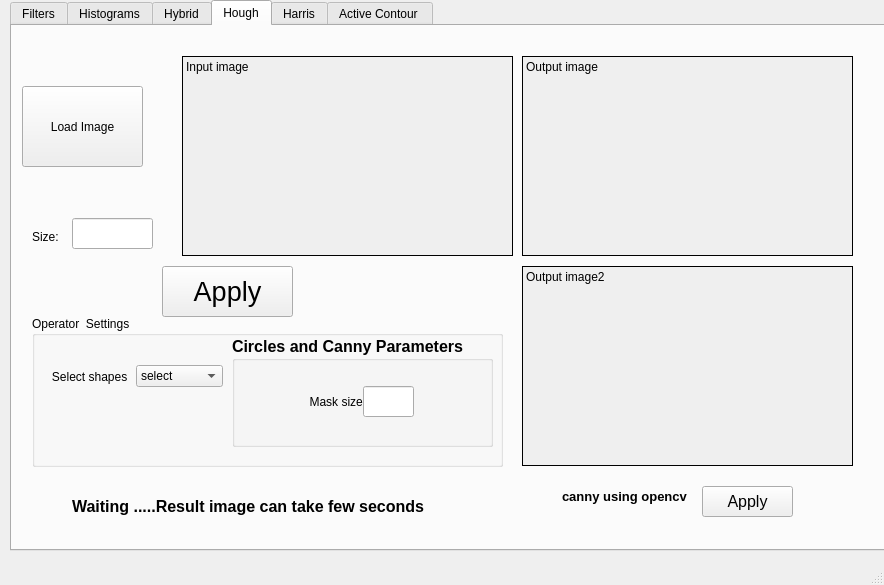
<?xml version="1.0" encoding="UTF-8"?>
<ui version="4.0">
 <class>MainWindow</class>
 <widget class="QMainWindow" name="MainWindow">
  <property name="geometry">
   <rect>
    <x>0</x>
    <y>0</y>
    <width>884</width>
    <height>585</height>
   </rect>
  </property>
  <property name="minimumSize">
   <size>
    <width>800</width>
    <height>0</height>
   </size>
  </property>
  <property name="windowTitle">
   <string>MainWindow</string>
  </property>
  <widget class="QWidget" name="centralwidget">
   <widget class="QTabWidget" name="activecontour">
    <property name="enabled">
     <bool>true</bool>
    </property>
    <property name="geometry">
     <rect>
      <x>10</x>
      <y>0</y>
      <width>889</width>
      <height>551</height>
     </rect>
    </property>
    <property name="autoFillBackground">
     <bool>true</bool>
    </property>
    <property name="currentIndex">
     <number>3</number>
    </property>
    <widget class="QWidget" name="tab_filters">
     <attribute name="title">
      <string>Filters</string>
     </attribute>
     <widget class="QLabel" name="label_filters_input">
      <property name="geometry">
       <rect>
        <x>180</x>
        <y>30</y>
        <width>331</width>
        <height>231</height>
       </rect>
      </property>
      <property name="autoFillBackground">
       <bool>true</bool>
      </property>
      <property name="frameShape">
       <enum>QFrame::Box</enum>
      </property>
      <property name="text">
       <string>Input image</string>
      </property>
      <property name="scaledContents">
       <bool>true</bool>
      </property>
      <property name="alignment">
       <set>Qt::AlignLeading|Qt::AlignLeft|Qt::AlignTop</set>
      </property>
     </widget>
     <widget class="QLabel" name="label_filters_output">
      <property name="geometry">
       <rect>
        <x>520</x>
        <y>30</y>
        <width>331</width>
        <height>231</height>
       </rect>
      </property>
      <property name="autoFillBackground">
       <bool>true</bool>
      </property>
      <property name="frameShape">
       <enum>QFrame::Box</enum>
      </property>
      <property name="text">
       <string>Output image</string>
      </property>
      <property name="textFormat">
       <enum>Qt::PlainText</enum>
      </property>
      <property name="scaledContents">
       <bool>true</bool>
      </property>
      <property name="alignment">
       <set>Qt::AlignLeading|Qt::AlignLeft|Qt::AlignTop</set>
      </property>
     </widget>
     <widget class="QPushButton" name="pushButton_filters_load">
      <property name="geometry">
       <rect>
        <x>20</x>
        <y>30</y>
        <width>121</width>
        <height>81</height>
       </rect>
      </property>
      <property name="text">
       <string>Load Image</string>
      </property>
     </widget>
     <widget class="QLabel" name="label">
      <property name="geometry">
       <rect>
        <x>30</x>
        <y>140</y>
        <width>41</width>
        <height>21</height>
       </rect>
      </property>
      <property name="text">
       <string>Name:</string>
      </property>
     </widget>
     <widget class="QLabel" name="label_2">
      <property name="geometry">
       <rect>
        <x>30</x>
        <y>190</y>
        <width>31</width>
        <height>21</height>
       </rect>
      </property>
      <property name="text">
       <string>Size:</string>
      </property>
     </widget>
     <widget class="QGroupBox" name="groupBox">
      <property name="geometry">
       <rect>
        <x>30</x>
        <y>300</y>
        <width>751</width>
        <height>111</height>
       </rect>
      </property>
      <property name="title">
       <string>Filter Settings</string>
      </property>
      <widget class="QWidget" name="horizontalLayoutWidget">
       <property name="geometry">
        <rect>
         <x>10</x>
         <y>10</y>
         <width>311</width>
         <height>41</height>
        </rect>
       </property>
       <layout class="QHBoxLayout" name="horizontalLayout">
        <item>
         <widget class="QLabel" name="label_3">
          <property name="text">
           <string>       Add noise</string>
          </property>
         </widget>
        </item>
        <item>
         <widget class="QComboBox" name="comboBox">
          <property name="currentText">
           <string>Select</string>
          </property>
          <item>
           <property name="text">
            <string>Select</string>
           </property>
          </item>
          <item>
           <property name="text">
            <string>Gaussian</string>
           </property>
          </item>
          <item>
           <property name="text">
            <string>Uniform</string>
           </property>
          </item>
          <item>
           <property name="text">
            <string>Salt-papper</string>
           </property>
          </item>
         </widget>
        </item>
       </layout>
      </widget>
      <widget class="QGroupBox" name="groupBox_2">
       <property name="geometry">
        <rect>
         <x>380</x>
         <y>30</y>
         <width>311</width>
         <height>71</height>
        </rect>
       </property>
       <property name="title">
        <string>Additional Parameters</string>
       </property>
       <widget class="QLabel" name="label_5">
        <property name="geometry">
         <rect>
          <x>40</x>
          <y>20</y>
          <width>152</width>
          <height>39</height>
         </rect>
        </property>
        <property name="text">
         <string>                          Mask size</string>
        </property>
       </widget>
       <widget class="QLineEdit" name="lineEdit_3">
        <property name="geometry">
         <rect>
          <x>170</x>
          <y>20</y>
          <width>41</width>
          <height>41</height>
         </rect>
        </property>
       </widget>
      </widget>
      <widget class="QWidget" name="horizontalLayoutWidget_2">
       <property name="geometry">
        <rect>
         <x>10</x>
         <y>60</y>
         <width>311</width>
         <height>41</height>
        </rect>
       </property>
       <layout class="QHBoxLayout" name="horizontalLayout_2">
        <item>
         <widget class="QLabel" name="label_4">
          <property name="text">
           <string>      Select Filter</string>
          </property>
         </widget>
        </item>
        <item>
         <widget class="QComboBox" name="comboBox_2">
          <property name="currentText">
           <string>Select</string>
          </property>
          <item>
           <property name="text">
            <string>Select</string>
           </property>
          </item>
          <item>
           <property name="text">
            <string>Gaussian</string>
           </property>
          </item>
          <item>
           <property name="text">
            <string>Mean</string>
           </property>
          </item>
          <item>
           <property name="text">
            <string>Median</string>
           </property>
          </item>
          <item>
           <property name="text">
            <string>Sobel</string>
           </property>
          </item>
          <item>
           <property name="text">
            <string>Roberts</string>
           </property>
          </item>
          <item>
           <property name="text">
            <string>Prewitt</string>
           </property>
          </item>
          <item>
           <property name="text">
            <string>Canny</string>
           </property>
          </item>
         </widget>
        </item>
       </layout>
      </widget>
     </widget>
     <widget class="QLineEdit" name="lineEdit">
      <property name="geometry">
       <rect>
        <x>70</x>
        <y>140</y>
        <width>101</width>
        <height>20</height>
       </rect>
      </property>
     </widget>
     <widget class="QLineEdit" name="lineEdit_2">
      <property name="geometry">
       <rect>
        <x>70</x>
        <y>190</y>
        <width>51</width>
        <height>31</height>
       </rect>
      </property>
     </widget>
    </widget>
    <widget class="QWidget" name="tab_histograms">
     <attribute name="title">
      <string>Histograms</string>
     </attribute>
     <widget class="QPushButton" name="pushButton_histograms_load">
      <property name="geometry">
       <rect>
        <x>40</x>
        <y>20</y>
        <width>121</width>
        <height>81</height>
       </rect>
      </property>
      <property name="text">
       <string>Load image</string>
      </property>
     </widget>
     <widget class="QLabel" name="label_histograms_input">
      <property name="geometry">
       <rect>
        <x>171</x>
        <y>20</y>
        <width>241</width>
        <height>171</height>
       </rect>
      </property>
      <property name="autoFillBackground">
       <bool>true</bool>
      </property>
      <property name="frameShape">
       <enum>QFrame::Box</enum>
      </property>
      <property name="text">
       <string>Input image</string>
      </property>
      <property name="scaledContents">
       <bool>true</bool>
      </property>
      <property name="alignment">
       <set>Qt::AlignLeading|Qt::AlignLeft|Qt::AlignTop</set>
      </property>
     </widget>
     <widget class="QLabel" name="label_histograms_output">
      <property name="geometry">
       <rect>
        <x>421</x>
        <y>20</y>
        <width>261</width>
        <height>171</height>
       </rect>
      </property>
      <property name="autoFillBackground">
       <bool>true</bool>
      </property>
      <property name="frameShape">
       <enum>QFrame::Box</enum>
      </property>
      <property name="text">
       <string>Output image</string>
      </property>
      <property name="scaledContents">
       <bool>true</bool>
      </property>
      <property name="alignment">
       <set>Qt::AlignLeading|Qt::AlignLeft|Qt::AlignTop</set>
      </property>
     </widget>
     <widget class="QLabel" name="label_10">
      <property name="geometry">
       <rect>
        <x>20</x>
        <y>160</y>
        <width>71</width>
        <height>21</height>
       </rect>
      </property>
      <property name="text">
       <string>Size:</string>
      </property>
     </widget>
     <widget class="QLineEdit" name="lineEdit_4">
      <property name="geometry">
       <rect>
        <x>50</x>
        <y>150</y>
        <width>91</width>
        <height>41</height>
       </rect>
      </property>
     </widget>
     <widget class="QComboBox" name="comboBox_7">
      <property name="geometry">
       <rect>
        <x>700</x>
        <y>20</y>
        <width>131</width>
        <height>22</height>
       </rect>
      </property>
      <item>
       <property name="text">
        <string>Select Effect to  image </string>
       </property>
      </item>
      <item>
       <property name="text">
        <string>Normalize</string>
       </property>
      </item>
      <item>
       <property name="text">
        <string>Equalize </string>
       </property>
      </item>
      <item>
       <property name="text">
        <string>Global Thresholding </string>
       </property>
      </item>
      <item>
       <property name="text">
        <string>Local Thresholding</string>
       </property>
      </item>
     </widget>
     <widget class="QComboBox" name="comboBox_8">
      <property name="geometry">
       <rect>
        <x>700</x>
        <y>240</y>
        <width>121</width>
        <height>22</height>
       </rect>
      </property>
      <item>
       <property name="text">
        <string>Select curve </string>
       </property>
      </item>
      <item>
       <property name="text">
        <string>Cumlative curve </string>
       </property>
      </item>
      <item>
       <property name="text">
        <string>distribution curve</string>
       </property>
      </item>
      <item>
       <property name="text">
        <string/>
       </property>
      </item>
     </widget>
     <widget class="QComboBox" name="comboBox_9">
      <property name="geometry">
       <rect>
        <x>10</x>
        <y>210</y>
        <width>141</width>
        <height>22</height>
       </rect>
      </property>
      <item>
       <property name="text">
        <string>select color of histogram</string>
       </property>
      </item>
      <item>
       <property name="text">
        <string>Red</string>
       </property>
      </item>
      <item>
       <property name="text">
        <string>Green </string>
       </property>
      </item>
      <item>
       <property name="text">
        <string>Blue </string>
       </property>
      </item>
      <item>
       <property name="text">
        <string>color </string>
       </property>
      </item>
      <item>
       <property name="text">
        <string>color lines </string>
       </property>
      </item>
      <item>
       <property name="text">
        <string>Gray </string>
       </property>
      </item>
     </widget>
     <widget class="PlotWidget" name="output_histogram">
      <property name="geometry">
       <rect>
        <x>421</x>
        <y>201</y>
        <width>261</width>
        <height>200</height>
       </rect>
      </property>
      <property name="autoFillBackground">
       <bool>true</bool>
      </property>
     </widget>
     <widget class="PlotWidget" name="input_histogram">
      <property name="geometry">
       <rect>
        <x>169</x>
        <y>201</y>
        <width>241</width>
        <height>200</height>
       </rect>
      </property>
      <property name="autoFillBackground">
       <bool>true</bool>
      </property>
     </widget>
     <widget class="QLabel" name="label_6">
      <property name="geometry">
       <rect>
        <x>431</x>
        <y>201</y>
        <width>91</width>
        <height>16</height>
       </rect>
      </property>
      <property name="text">
       <string>output histogram</string>
      </property>
     </widget>
     <widget class="QLabel" name="label_26">
      <property name="geometry">
       <rect>
        <x>179</x>
        <y>201</y>
        <width>81</width>
        <height>16</height>
       </rect>
      </property>
      <property name="text">
       <string>input histogram</string>
      </property>
     </widget>
     <widget class="QLabel" name="label_27">
      <property name="geometry">
       <rect>
        <x>700</x>
        <y>110</y>
        <width>91</width>
        <height>16</height>
       </rect>
      </property>
      <property name="text">
       <string>Enter size window</string>
      </property>
     </widget>
     <widget class="QLabel" name="label_28">
      <property name="geometry">
       <rect>
        <x>690</x>
        <y>160</y>
        <width>121</width>
        <height>16</height>
       </rect>
      </property>
      <property name="text">
       <string>Enter threshold or ratio</string>
      </property>
     </widget>
     <widget class="QLineEdit" name="lineEdit_9">
      <property name="geometry">
       <rect>
        <x>820</x>
        <y>100</y>
        <width>41</width>
        <height>41</height>
       </rect>
      </property>
     </widget>
     <widget class="QLabel" name="label_29">
      <property name="geometry">
       <rect>
        <x>700</x>
        <y>70</y>
        <width>141</width>
        <height>16</height>
       </rect>
      </property>
      <property name="text">
       <string>For Thresholding </string>
      </property>
     </widget>
     <widget class="QLineEdit" name="lineEdit_10">
      <property name="geometry">
       <rect>
        <x>820</x>
        <y>150</y>
        <width>41</width>
        <height>41</height>
       </rect>
      </property>
     </widget>
    </widget>
    <widget class="QWidget" name="tab_hybrid">
     <attribute name="title">
      <string>Hybrid</string>
     </attribute>
     <widget class="QLabel" name="label_histograms_input_2">
      <property name="geometry">
       <rect>
        <x>180</x>
        <y>20</y>
        <width>241</width>
        <height>171</height>
       </rect>
      </property>
      <property name="autoFillBackground">
       <bool>true</bool>
      </property>
      <property name="frameShape">
       <enum>QFrame::Box</enum>
      </property>
      <property name="text">
       <string>Input image A</string>
      </property>
      <property name="scaledContents">
       <bool>true</bool>
      </property>
      <property name="alignment">
       <set>Qt::AlignLeading|Qt::AlignLeft|Qt::AlignTop</set>
      </property>
     </widget>
     <widget class="QLabel" name="label_histograms_hinput_2">
      <property name="geometry">
       <rect>
        <x>180</x>
        <y>200</y>
        <width>241</width>
        <height>191</height>
       </rect>
      </property>
      <property name="autoFillBackground">
       <bool>true</bool>
      </property>
      <property name="frameShape">
       <enum>QFrame::Box</enum>
      </property>
      <property name="text">
       <string>Input image B</string>
      </property>
      <property name="textFormat">
       <enum>Qt::PlainText</enum>
      </property>
      <property name="scaledContents">
       <bool>true</bool>
      </property>
      <property name="alignment">
       <set>Qt::AlignLeading|Qt::AlignLeft|Qt::AlignTop</set>
      </property>
     </widget>
     <widget class="QLabel" name="label_histograms_output_2">
      <property name="geometry">
       <rect>
        <x>430</x>
        <y>20</y>
        <width>431</width>
        <height>371</height>
       </rect>
      </property>
      <property name="autoFillBackground">
       <bool>true</bool>
      </property>
      <property name="frameShape">
       <enum>QFrame::Box</enum>
      </property>
      <property name="text">
       <string>Output image</string>
      </property>
      <property name="scaledContents">
       <bool>true</bool>
      </property>
      <property name="alignment">
       <set>Qt::AlignLeading|Qt::AlignLeft|Qt::AlignTop</set>
      </property>
     </widget>
     <widget class="QLabel" name="label_12">
      <property name="geometry">
       <rect>
        <x>30</x>
        <y>110</y>
        <width>71</width>
        <height>21</height>
       </rect>
      </property>
      <property name="text">
       <string>Name:</string>
      </property>
     </widget>
     <widget class="QPushButton" name="pushButton_histograms_load_2">
      <property name="geometry">
       <rect>
        <x>20</x>
        <y>20</y>
        <width>121</width>
        <height>81</height>
       </rect>
      </property>
      <property name="text">
       <string>Load image A</string>
      </property>
     </widget>
     <widget class="QLabel" name="label_13">
      <property name="geometry">
       <rect>
        <x>30</x>
        <y>130</y>
        <width>71</width>
        <height>21</height>
       </rect>
      </property>
      <property name="text">
       <string>Size:</string>
      </property>
     </widget>
     <widget class="QLabel" name="label_14">
      <property name="geometry">
       <rect>
        <x>30</x>
        <y>310</y>
        <width>71</width>
        <height>21</height>
       </rect>
      </property>
      <property name="text">
       <string>Size:</string>
      </property>
     </widget>
     <widget class="QLabel" name="label_15">
      <property name="geometry">
       <rect>
        <x>30</x>
        <y>290</y>
        <width>71</width>
        <height>21</height>
       </rect>
      </property>
      <property name="text">
       <string>Name:</string>
      </property>
     </widget>
     <widget class="QPushButton" name="pushButton_histograms_load_3">
      <property name="geometry">
       <rect>
        <x>20</x>
        <y>200</y>
        <width>121</width>
        <height>81</height>
       </rect>
      </property>
      <property name="text">
       <string>Load image B</string>
      </property>
     </widget>
     <widget class="QPushButton" name="pushButton_histograms_load_4">
      <property name="geometry">
       <rect>
        <x>20</x>
        <y>350</y>
        <width>121</width>
        <height>41</height>
       </rect>
      </property>
      <property name="text">
       <string>Make Hybrid</string>
      </property>
     </widget>
     <widget class="QLineEdit" name="lineEdit_11">
      <property name="geometry">
       <rect>
        <x>60</x>
        <y>130</y>
        <width>113</width>
        <height>20</height>
       </rect>
      </property>
     </widget>
     <widget class="QLineEdit" name="lineEdit_12">
      <property name="geometry">
       <rect>
        <x>60</x>
        <y>310</y>
        <width>113</width>
        <height>20</height>
       </rect>
      </property>
     </widget>
    </widget>
    <widget class="QWidget" name="tab">
     <attribute name="title">
      <string>Hough</string>
     </attribute>
     <widget class="QLabel" name="label_23">
      <property name="geometry">
       <rect>
        <x>20</x>
        <y>200</y>
        <width>31</width>
        <height>21</height>
       </rect>
      </property>
      <property name="text">
       <string>Size:</string>
      </property>
     </widget>
     <widget class="QPushButton" name="pushButton_Hough_load">
      <property name="geometry">
       <rect>
        <x>10</x>
        <y>60</y>
        <width>121</width>
        <height>81</height>
       </rect>
      </property>
      <property name="text">
       <string>Load Image</string>
      </property>
     </widget>
     <widget class="QLineEdit" name="lineEdit_size_Hough">
      <property name="geometry">
       <rect>
        <x>60</x>
        <y>192</y>
        <width>81</width>
        <height>31</height>
       </rect>
      </property>
     </widget>
     <widget class="QLabel" name="label_Hough_output">
      <property name="geometry">
       <rect>
        <x>510</x>
        <y>30</y>
        <width>331</width>
        <height>200</height>
       </rect>
      </property>
      <property name="autoFillBackground">
       <bool>true</bool>
      </property>
      <property name="frameShape">
       <enum>QFrame::Box</enum>
      </property>
      <property name="text">
       <string>Output image</string>
      </property>
      <property name="textFormat">
       <enum>Qt::PlainText</enum>
      </property>
      <property name="scaledContents">
       <bool>true</bool>
      </property>
      <property name="alignment">
       <set>Qt::AlignLeading|Qt::AlignLeft|Qt::AlignTop</set>
      </property>
     </widget>
     <widget class="QLabel" name="label_Hough_input">
      <property name="geometry">
       <rect>
        <x>170</x>
        <y>30</y>
        <width>331</width>
        <height>200</height>
       </rect>
      </property>
      <property name="autoFillBackground">
       <bool>true</bool>
      </property>
      <property name="frameShape">
       <enum>QFrame::Box</enum>
      </property>
      <property name="text">
       <string>Input image</string>
      </property>
      <property name="scaledContents">
       <bool>true</bool>
      </property>
      <property name="alignment">
       <set>Qt::AlignLeading|Qt::AlignLeft|Qt::AlignTop</set>
      </property>
     </widget>
     <widget class="QGroupBox" name="groupBox_5">
      <property name="geometry">
       <rect>
        <x>20</x>
        <y>290</y>
        <width>471</width>
        <height>151</height>
       </rect>
      </property>
      <property name="title">
       <string>Operator  Settings</string>
      </property>
      <widget class="QWidget" name="horizontalLayoutWidget_5">
       <property name="geometry">
        <rect>
         <x>10</x>
         <y>40</y>
         <width>181</width>
         <height>41</height>
        </rect>
       </property>
       <layout class="QHBoxLayout" name="horizontalLayout_5">
        <item>
         <widget class="QLabel" name="label_25">
          <property name="text">
           <string>   Select shapes</string>
          </property>
         </widget>
        </item>
        <item>
         <widget class="QComboBox" name="comboBox_shape">
          <property name="currentText">
           <string>select</string>
          </property>
          <item>
           <property name="text">
            <string>select</string>
           </property>
          </item>
          <item>
           <property name="text">
            <string>Lines</string>
           </property>
          </item>
          <item>
           <property name="text">
            <string>Circles</string>
           </property>
          </item>
          <item>
           <property name="text">
            <string>Canny</string>
           </property>
          </item>
         </widget>
        </item>
       </layout>
      </widget>
      <widget class="QGroupBox" name="groupBox_6">
       <property name="geometry">
        <rect>
         <x>200</x>
         <y>20</y>
         <width>261</width>
         <height>111</height>
        </rect>
       </property>
       <property name="font">
        <font>
         <pointsize>12</pointsize>
         <weight>75</weight>
         <bold>true</bold>
        </font>
       </property>
       <property name="title">
        <string>Circles and Canny Parameters</string>
       </property>
      </widget>
     </widget>
     <widget class="QLabel" name="label_7">
      <property name="geometry">
       <rect>
        <x>211</x>
        <y>360</y>
        <width>152</width>
        <height>31</height>
       </rect>
      </property>
      <property name="text">
       <string>                          Mask size</string>
      </property>
     </widget>
     <widget class="QLineEdit" name="lineEdit_mask_size">
      <property name="geometry">
       <rect>
        <x>351</x>
        <y>360</y>
        <width>51</width>
        <height>31</height>
       </rect>
      </property>
     </widget>
     <widget class="QLabel" name="label_Hough_output_2">
      <property name="geometry">
       <rect>
        <x>510</x>
        <y>240</y>
        <width>331</width>
        <height>200</height>
       </rect>
      </property>
      <property name="autoFillBackground">
       <bool>true</bool>
      </property>
      <property name="frameShape">
       <enum>QFrame::Box</enum>
      </property>
      <property name="text">
       <string>Output image2</string>
      </property>
      <property name="textFormat">
       <enum>Qt::PlainText</enum>
      </property>
      <property name="scaledContents">
       <bool>true</bool>
      </property>
      <property name="alignment">
       <set>Qt::AlignLeading|Qt::AlignLeft|Qt::AlignTop</set>
      </property>
     </widget>
     <widget class="QLabel" name="label_8">
      <property name="geometry">
       <rect>
        <x>550</x>
        <y>460</y>
        <width>131</width>
        <height>20</height>
       </rect>
      </property>
      <property name="font">
       <font>
        <pointsize>10</pointsize>
        <weight>75</weight>
        <bold>true</bold>
       </font>
      </property>
      <property name="text">
       <string>canny using opencv</string>
      </property>
     </widget>
     <widget class="QPushButton" name="pushButton_opencv">
      <property name="geometry">
       <rect>
        <x>690</x>
        <y>460</y>
        <width>91</width>
        <height>31</height>
       </rect>
      </property>
      <property name="font">
       <font>
        <pointsize>12</pointsize>
       </font>
      </property>
      <property name="text">
       <string>Apply</string>
      </property>
     </widget>
     <widget class="QPushButton" name="pushButton_apply_hough">
      <property name="geometry">
       <rect>
        <x>150</x>
        <y>240</y>
        <width>131</width>
        <height>51</height>
       </rect>
      </property>
      <property name="font">
       <font>
        <pointsize>20</pointsize>
       </font>
      </property>
      <property name="text">
       <string>Apply</string>
      </property>
     </widget>
     <widget class="QLabel" name="label_31">
      <property name="geometry">
       <rect>
        <x>60</x>
        <y>470</y>
        <width>381</width>
        <height>21</height>
       </rect>
      </property>
      <property name="font">
       <font>
        <pointsize>12</pointsize>
        <weight>75</weight>
        <bold>true</bold>
       </font>
      </property>
      <property name="text">
       <string>Waiting .....Result image can take few seconds</string>
      </property>
     </widget>
    </widget>
    <widget class="QWidget" name="tab_3">
     <attribute name="title">
      <string>Harris</string>
     </attribute>
     <widget class="QLabel" name="label_Harris_output">
      <property name="geometry">
       <rect>
        <x>510</x>
        <y>30</y>
        <width>331</width>
        <height>231</height>
       </rect>
      </property>
      <property name="autoFillBackground">
       <bool>true</bool>
      </property>
      <property name="frameShape">
       <enum>QFrame::Box</enum>
      </property>
      <property name="text">
       <string>Output image</string>
      </property>
      <property name="textFormat">
       <enum>Qt::PlainText</enum>
      </property>
      <property name="scaledContents">
       <bool>true</bool>
      </property>
      <property name="alignment">
       <set>Qt::AlignLeading|Qt::AlignLeft|Qt::AlignTop</set>
      </property>
     </widget>
     <widget class="QPushButton" name="pushButton_Harris_load">
      <property name="geometry">
       <rect>
        <x>10</x>
        <y>30</y>
        <width>121</width>
        <height>81</height>
       </rect>
      </property>
      <property name="text">
       <string>Load Image</string>
      </property>
     </widget>
     <widget class="QLineEdit" name="lineEdit_size_Harris">
      <property name="geometry">
       <rect>
        <x>60</x>
        <y>160</y>
        <width>81</width>
        <height>31</height>
       </rect>
      </property>
     </widget>
     <widget class="QLabel" name="label_Harris_input">
      <property name="geometry">
       <rect>
        <x>170</x>
        <y>30</y>
        <width>331</width>
        <height>231</height>
       </rect>
      </property>
      <property name="autoFillBackground">
       <bool>true</bool>
      </property>
      <property name="frameShape">
       <enum>QFrame::Box</enum>
      </property>
      <property name="text">
       <string>Input image</string>
      </property>
      <property name="scaledContents">
       <bool>true</bool>
      </property>
      <property name="alignment">
       <set>Qt::AlignLeading|Qt::AlignLeft|Qt::AlignTop</set>
      </property>
     </widget>
     <widget class="QGroupBox" name="groupBox_7">
      <property name="geometry">
       <rect>
        <x>30</x>
        <y>330</y>
        <width>751</width>
        <height>111</height>
       </rect>
      </property>
      <property name="title">
       <string>Operator  Settings</string>
      </property>
      <widget class="QGroupBox" name="groupBox_8">
       <property name="geometry">
        <rect>
         <x>380</x>
         <y>20</y>
         <width>311</width>
         <height>71</height>
        </rect>
       </property>
       <property name="title">
        <string>Additional  Tunable Parameters</string>
       </property>
      </widget>
     </widget>
     <widget class="QLabel" name="label_40">
      <property name="geometry">
       <rect>
        <x>20</x>
        <y>160</y>
        <width>31</width>
        <height>21</height>
       </rect>
      </property>
      <property name="text">
       <string>Size:</string>
      </property>
     </widget>
     <widget class="QPushButton" name="Harris_ApplyButton_2">
      <property name="geometry">
       <rect>
        <x>20</x>
        <y>240</y>
        <width>111</width>
        <height>41</height>
       </rect>
      </property>
      <property name="font">
       <font>
        <pointsize>12</pointsize>
       </font>
      </property>
      <property name="text">
       <string>Apply</string>
      </property>
     </widget>
     <widget class="QGroupBox" name="groupBox_9">
      <property name="geometry">
       <rect>
        <x>40</x>
        <y>350</y>
        <width>311</width>
        <height>71</height>
       </rect>
      </property>
      <property name="title">
       <string>Edg Detector  Tunable Parameters</string>
      </property>
     </widget>
    </widget>
    <widget class="QWidget" name="tab_2">
     <attribute name="title">
      <string>Active Contour </string>
     </attribute>
     <widget class="QLineEdit" name="lineEdit_size_snake">
      <property name="geometry">
       <rect>
        <x>60</x>
        <y>130</y>
        <width>81</width>
        <height>21</height>
       </rect>
      </property>
     </widget>
     <widget class="QLabel" name="label_41">
      <property name="geometry">
       <rect>
        <x>20</x>
        <y>130</y>
        <width>31</width>
        <height>21</height>
       </rect>
      </property>
      <property name="text">
       <string>Size:</string>
      </property>
     </widget>
     <widget class="QLabel" name="label_snake_output">
      <property name="geometry">
       <rect>
        <x>510</x>
        <y>30</y>
        <width>331</width>
        <height>231</height>
       </rect>
      </property>
      <property name="autoFillBackground">
       <bool>true</bool>
      </property>
      <property name="frameShape">
       <enum>QFrame::Box</enum>
      </property>
      <property name="text">
       <string>Output image</string>
      </property>
      <property name="textFormat">
       <enum>Qt::PlainText</enum>
      </property>
      <property name="scaledContents">
       <bool>true</bool>
      </property>
      <property name="alignment">
       <set>Qt::AlignLeading|Qt::AlignLeft|Qt::AlignTop</set>
      </property>
     </widget>
     <widget class="QLabel" name="label_snake_input">
      <property name="geometry">
       <rect>
        <x>170</x>
        <y>30</y>
        <width>331</width>
        <height>231</height>
       </rect>
      </property>
      <property name="autoFillBackground">
       <bool>true</bool>
      </property>
      <property name="frameShape">
       <enum>QFrame::Box</enum>
      </property>
      <property name="text">
       <string>input image </string>
      </property>
      <property name="scaledContents">
       <bool>true</bool>
      </property>
      <property name="alignment">
       <set>Qt::AlignLeading|Qt::AlignLeft|Qt::AlignTop</set>
      </property>
     </widget>
     <widget class="QPushButton" name="pushButton_snake_load">
      <property name="geometry">
       <rect>
        <x>10</x>
        <y>20</y>
        <width>121</width>
        <height>81</height>
       </rect>
      </property>
      <property name="text">
       <string>Load Image</string>
      </property>
     </widget>
     <widget class="QPushButton" name="snake_apply">
      <property name="geometry">
       <rect>
        <x>20</x>
        <y>230</y>
        <width>111</width>
        <height>31</height>
       </rect>
      </property>
      <property name="font">
       <font>
        <pointsize>12</pointsize>
       </font>
      </property>
      <property name="text">
       <string>Apply</string>
      </property>
     </widget>
     <widget class="QPushButton" name="Reset">
      <property name="geometry">
       <rect>
        <x>20</x>
        <y>267</y>
        <width>111</width>
        <height>31</height>
       </rect>
      </property>
      <property name="font">
       <font>
        <pointsize>12</pointsize>
       </font>
      </property>
      <property name="text">
       <string>Reset</string>
      </property>
     </widget>
     <widget class="QPushButton" name="clear_anchors">
      <property name="geometry">
       <rect>
        <x>20</x>
        <y>190</y>
        <width>111</width>
        <height>31</height>
       </rect>
      </property>
      <property name="font">
       <font>
        <pointsize>12</pointsize>
       </font>
      </property>
      <property name="text">
       <string>Clear Anchors </string>
      </property>
     </widget>
     <widget class="QGroupBox" name="groupBox_3">
      <property name="geometry">
       <rect>
        <x>10</x>
        <y>300</y>
        <width>431</width>
        <height>121</height>
       </rect>
      </property>
      <property name="title">
       <string/>
      </property>
      <widget class="QLabel" name="label_11">
       <property name="geometry">
        <rect>
         <x>10</x>
         <y>10</y>
         <width>111</width>
         <height>20</height>
        </rect>
       </property>
       <property name="font">
        <font>
         <weight>75</weight>
         <bold>true</bold>
        </font>
       </property>
       <property name="text">
        <string>contour setting </string>
       </property>
      </widget>
      <widget class="QLabel" name="label_9">
       <property name="geometry">
        <rect>
         <x>40</x>
         <y>40</y>
         <width>91</width>
         <height>21</height>
        </rect>
       </property>
       <property name="text">
        <string>  Alpha    </string>
       </property>
      </widget>
      <widget class="QLabel" name="label_17">
       <property name="geometry">
        <rect>
         <x>40</x>
         <y>70</y>
         <width>71</width>
         <height>39</height>
        </rect>
       </property>
       <property name="text">
        <string>  Gamma</string>
       </property>
      </widget>
      <widget class="QLabel" name="label_16">
       <property name="geometry">
        <rect>
         <x>50</x>
         <y>60</y>
         <width>51</width>
         <height>21</height>
        </rect>
       </property>
       <property name="text">
        <string>Beta</string>
       </property>
      </widget>
      <widget class="QLineEdit" name="lineEdit_alpha">
       <property name="geometry">
        <rect>
         <x>100</x>
         <y>40</y>
         <width>61</width>
         <height>20</height>
        </rect>
       </property>
      </widget>
      <widget class="QLineEdit" name="lineEdit_gamma">
       <property name="geometry">
        <rect>
         <x>100</x>
         <y>80</y>
         <width>61</width>
         <height>20</height>
        </rect>
       </property>
      </widget>
      <widget class="QLineEdit" name="lineEdit_beta">
       <property name="geometry">
        <rect>
         <x>100</x>
         <y>60</y>
         <width>61</width>
         <height>20</height>
        </rect>
       </property>
      </widget>
      <widget class="QLabel" name="label_21">
       <property name="geometry">
        <rect>
         <x>210</x>
         <y>20</y>
         <width>121</width>
         <height>16</height>
        </rect>
       </property>
       <property name="font">
        <font>
         <pointsize>10</pointsize>
         <weight>75</weight>
         <bold>true</bold>
        </font>
       </property>
       <property name="text">
        <string>For  Better result try </string>
       </property>
      </widget>
      <widget class="QLabel" name="label_22">
       <property name="geometry">
        <rect>
         <x>190</x>
         <y>40</y>
         <width>231</width>
         <height>16</height>
        </rect>
       </property>
       <property name="font">
        <font>
         <weight>75</weight>
         <bold>true</bold>
        </font>
       </property>
       <property name="whatsThis">
        <string>&lt;!DOCTYPE HTML PUBLIC &quot;-//W3C//DTD HTML 4.0//EN&quot; &quot;http://www.w3.org/TR/REC-html40/strict.dtd&quot;&gt;
&lt;html&gt;&lt;head&gt;&lt;meta name=&quot;qrichtext&quot; content=&quot;1&quot; /&gt;&lt;style type=&quot;text/css&quot;&gt;
p, li { white-space: pre-wrap; }
&lt;/style&gt;&lt;/head&gt;&lt;body style=&quot; font-family:'MS Shell Dlg 2'; font-size:8pt; font-weight:400; font-style:normal;&quot;&gt;
&lt;p style=&quot; margin-top:0px; margin-bottom:0px; margin-left:0px; margin-right:0px; -qt-block-indent:0; text-indent:0px;&quot;&gt;&lt;span style=&quot; font-weight:600;&quot;&gt;&amp;quot; alpha=0.015, beta=10, gamma=0.001&amp;quot;&lt;/span&gt;&lt;/p&gt;&lt;/body&gt;&lt;/html&gt;</string>
       </property>
       <property name="text">
        <string>&quot; alpha=0.015, beta=10, gamma=0.001&quot;</string>
       </property>
       <property name="scaledContents">
        <bool>true</bool>
       </property>
      </widget>
     </widget>
     <widget class="QLabel" name="label_18">
      <property name="geometry">
       <rect>
        <x>10</x>
        <y>430</y>
        <width>141</width>
        <height>20</height>
       </rect>
      </property>
      <property name="font">
       <font>
        <weight>75</weight>
        <bold>true</bold>
       </font>
      </property>
      <property name="text">
       <string>chain code for contour   </string>
      </property>
     </widget>
     <widget class="QLabel" name="label_snake_output_running">
      <property name="geometry">
       <rect>
        <x>510</x>
        <y>300</y>
        <width>331</width>
        <height>221</height>
       </rect>
      </property>
      <property name="autoFillBackground">
       <bool>true</bool>
      </property>
      <property name="frameShape">
       <enum>QFrame::Box</enum>
      </property>
      <property name="text">
       <string>Output image snake ruuning </string>
      </property>
      <property name="textFormat">
       <enum>Qt::PlainText</enum>
      </property>
      <property name="scaledContents">
       <bool>true</bool>
      </property>
      <property name="alignment">
       <set>Qt::AlignLeading|Qt::AlignLeft|Qt::AlignTop</set>
      </property>
     </widget>
     <widget class="QLineEdit" name="lineEdit_iteration_num">
      <property name="geometry">
       <rect>
        <x>735</x>
        <y>270</y>
        <width>41</width>
        <height>20</height>
       </rect>
      </property>
     </widget>
     <widget class="QLabel" name="label_19">
      <property name="geometry">
       <rect>
        <x>625</x>
        <y>269</y>
        <width>111</width>
        <height>20</height>
       </rect>
      </property>
      <property name="font">
       <font>
        <pointsize>12</pointsize>
       </font>
      </property>
      <property name="text">
       <string>Iteration Num</string>
      </property>
     </widget>
     <widget class="QLabel" name="label_20">
      <property name="geometry">
       <rect>
        <x>515</x>
        <y>269</y>
        <width>181</width>
        <height>20</height>
       </rect>
      </property>
      <property name="font">
       <font>
        <pointsize>12</pointsize>
       </font>
      </property>
      <property name="text">
       <string>Running snake,</string>
      </property>
     </widget>
     <widget class="QLabel" name="label_24">
      <property name="geometry">
       <rect>
        <x>140</x>
        <y>10</y>
        <width>711</width>
        <height>20</height>
       </rect>
      </property>
      <property name="font">
       <font>
        <pointsize>10</pointsize>
        <weight>75</weight>
        <bold>true</bold>
       </font>
      </property>
      <property name="text">
       <string>click only 2 points : 1st point is center of circle &amp; 2nd point for identify reduis of circle (contain object)</string>
      </property>
     </widget>
     <widget class="QLabel" name="label_30">
      <property name="geometry">
       <rect>
        <x>150</x>
        <y>430</y>
        <width>221</width>
        <height>20</height>
       </rect>
      </property>
      <property name="text">
       <string>(scroll right or left to show all chain code )</string>
      </property>
     </widget>
     <widget class="QLineEdit" name="lineEdit_chain_code">
      <property name="geometry">
       <rect>
        <x>12</x>
        <y>460</y>
        <width>481</width>
        <height>41</height>
       </rect>
      </property>
     </widget>
    </widget>
   </widget>
  </widget>
  <widget class="QMenuBar" name="menubar">
   <property name="geometry">
    <rect>
     <x>0</x>
     <y>0</y>
     <width>884</width>
     <height>21</height>
    </rect>
   </property>
  </widget>
  <widget class="QStatusBar" name="statusbar"/>
 </widget>
 <customwidgets>
  <customwidget>
   <class>PlotWidget</class>
   <extends>QGraphicsView</extends>
   <header location="global">pyqtgraph</header>
  </customwidget>
 </customwidgets>
 <resources/>
 <connections/>
</ui>
